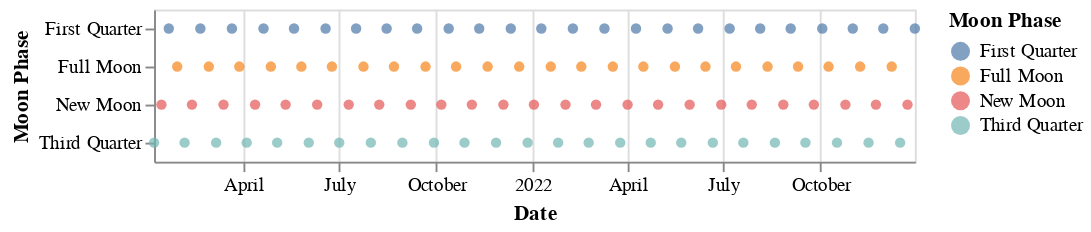

The notebook cell this image was saved under:
### Code cell
alt.Chart.from_dict({
    "data": to_values(combined_moon),
    "mark": "circle",
    "encoding": {
        "x": {
            "field": "Date",
            "type": "temporal",
        },
        "color": {
            "field": "Moon Phase",
            "type": "nominal"
        },
         "y": {
            "field": "Moon Phase",
            "type": "nominal",
        }
    }
})

### Figure 1 — Vega-Lite specification as saved in the notebook (floating-point values rounded to 4 significant figures)
{"config": {"view": {"continuousWidth": 400, "continuousHeight": 300}}, "data": {"name": "data-54133fd8ff2f86d3e70e3a8605f2eb57"}, "mark": "circle", "encoding": {"color": {"field": "Moon Phase", "type": "nominal"}, "x": {"field": "Date", "type": "temporal"}, "y": {"field": "Moon Phase", "type": "nominal"}}, "$schema": "https://vega.github.io/schema/vega-lite/v4.17.0.json", "datasets": {"data-54133fd8ff2f86d3e70e3a8605f2eb57": [{"Moon Phase": "First Quarter", "Date": "2021-01-20T00:00:00"}, {"Moon Phase": "New Moon", "Date": "2021-01-13T00:00:00"}, {"Moon Phase": "Third Quarter", "Date": "2021-01-06T00:00:00"}, {"Moon Phase": "Full Moon", "Date": "2021-01-28T00:00:00"}, {"Moon Phase": "First Quarter", "Date": "2021-02-19T00:00:00"}, {"Moon Phase": "New Moon", "Date": "2021-02-11T00:00:00"}, {"Moon Phase": "Third Quarter", "Date": "2021-02-04T00:00:00"}, {"Moon Phase": "Full Moon", "Date": "2021-02-27T00:00:00"}, {"Moon Phase": "First Quarter", "Date": "2021-03-21T00:00:00"}, {"Moon Phase": "New Moon", "Date": "2021-03-13T00:00:00"}, {"Moon Phase": "Third Quarter", "Date": "2021-03-06T00:00:00"}, {"Moon Phase": "Full Moon", "Date": "2021-03-28T00:00:00"}, {"Moon Phase": "First Quarter", "Date": "2021-04-20T00:00:00"}, {"Moon Phase": "New Moon", "Date": "2021-04-12T00:00:00"}, {"Moon Phase": "Third Quarter", "Date": "2021-04-04T00:00:00"}, {"Moon Phase": "Full Moon", "Date": "2021-04-27T00:00:00"}, {"Moon Phase": "First Quarter", "Date": "2021-05-19T00:00:00"}, {"Moon Phase": "New Moon", "Date": "2021-05-11T00:00:00"}, {"Moon Phase": "Third Quarter", "Date": "2021-05-03T00:00:00"}, {"Moon Phase": "Full Moon", "Date": "2021-05-26T00:00:00"}, {"Moon Phase": "First Quarter", "Date": "2021-06-18T00:00:00"}, {"Moon Phase": "New Moon", "Date": "2021-06-10T00:00:00"}, {"Moon Phase": "Third Quarter", "Date": "2021-06-02T00:00:00"}, {"Moon Phase": "Full Moon", "Date": "2021-06-24T00:00:00"}, {"Moon Phase": "First Quarter", "Date": "2021-07-17T00:00:00"}, {"Moon Phase": "New Moon", "Date": "2021-07-10T00:00:00"}, {"Moon Phase": "Third Quarter", "Date": "2021-07-01T00:00:00"}, {"Moon Phase": "Full Moon", "Date": "2021-07-24T00:00:00"}, {"Moon Phase": "First Quarter", "Date": "2021-08-15T00:00:00"}, {"Moon Phase": "New Moon", "Date": "2021-08-08T00:00:00"}, {"Moon Phase": "Third Quarter", "Date": "2021-07-31T00:00:00"}, {"Moon Phase": "Full Moon", "Date": "2021-08-22T00:00:00"}, {"Moon Phase": "First Quarter", "Date": "2021-09-13T00:00:00"}, {"Moon Phase": "New Moon", "Date": "2021-09-07T00:00:00"}, {"Moon Phase": "Third Quarter", "Date": "2021-08-30T00:00:00"}, {"Moon Phase": "Full Moon", "Date": "2021-09-21T00:00:00"}, {"Moon Phase": "First Quarter", "Date": "2021-10-13T00:00:00"}, {"Moon Phase": "New Moon", "Date": "2021-10-06T00:00:00"}, {"Moon Phase": "Third Quarter", "Date": "2021-09-29T00:00:00"}, {"Moon Phase": "Full Moon", "Date": "2021-10-20T00:00:00"}, {"Moon Phase": "First Quarter", "Date": "2021-11-11T00:00:00"}, {"Moon Phase": "New Moon", "Date": "2021-11-04T00:00:00"}, {"Moon Phase": "Third Quarter", "Date": "2021-10-28T00:00:00"}, {"Moon Phase": "Full Moon", "Date": "2021-11-19T00:00:00"}, {"Moon Phase": "First Quarter", "Date": "2021-12-11T00:00:00"}, {"Moon Phase": "New Moon", "Date": "2021-12-04T00:00:00"}, {"Moon Phase": "Third Quarter", "Date": "2021-11-27T00:00:00"}, {"Moon Phase": "Full Moon", "Date": "2021-12-19T00:00:00"}, {"Moon Phase": "Third Quarter", "Date": "2021-12-27T00:00:00"}, {"Moon Phase": "First Quarter", "Date": "2022-01-09T00:00:00"}, {"Moon Phase": "New Moon", "Date": "2022-01-02T00:00:00"}, {"Moon Phase": "Third Quarter", "Date": "2022-01-25T00:00:00"}, {"Moon Phase": "Full Moon", "Date": "2022-01-18T00:00:00"}, {"Moon Phase": "First Quarter", "Date": "2022-02-08T00:00:00"}, {"Moon Phase": "New Moon", "Date": "2022-02-01T00:00:00"}, {"Moon Phase": "Third Quarter", "Date": "2022-02-23T00:00:00"}, {"Moon Phase": "Full Moon", "Date": "2022-02-16T00:00:00"}, {"Moon Phase": "First Quarter", "Date": "2022-03-10T00:00:00"}, {"Moon Phase": "New Moon", "Date": "2022-03-02T00:00:00"}, {"Moon Phase": "Third Quarter", "Date": "2022-03-25T00:00:00"}, {"Moon Phase": "Full Moon", "Date": "2022-03-18T00:00:00"}, {"Moon Phase": "First Quarter", "Date": "2022-04-09T00:00:00"}, {"Moon Phase": "New Moon", "Date": "2022-04-01T00:00:00"}, {"Moon Phase": "Third Quarter", "Date": "2022-04-23T00:00:00"}, {"Moon Phase": "Full Moon", "Date": "2022-04-16T00:00:00"}, {"Moon Phase": "First Quarter", "Date": "2022-05-09T00:00:00"}, {"Moon Phase": "New Moon", "Date": "2022-04-30T00:00:00"}, {"Moon Phase": "Third Quarter", "Date": "2022-05-22T00:00:00"}, {"Moon Phase": "Full Moon", "Date": "2022-05-16T00:00:00"}, {"Moon Phase": "First Quarter", "Date": "2022-06-07T00:00:00"}, {"Moon Phase": "New Moon", "Date": "2022-05-30T00:00:00"}, {"Moon Phase": "Third Quarter", "Date": "2022-06-21T00:00:00"}, {"Moon Phase": "Full Moon", "Date": "2022-06-14T00:00:00"}, {"Moon Phase": "First Quarter", "Date": "2022-07-07T00:00:00"}, {"Moon Phase": "New Moon", "Date": "2022-06-29T00:00:00"}, {"Moon Phase": "Third Quarter", "Date": "2022-07-20T00:00:00"}, {"Moon Phase": "Full Moon", "Date": "2022-07-13T00:00:00"}, {"Moon Phase": "First Quarter", "Date": "2022-08-05T00:00:00"}, {"Moon Phase": "New Moon", "Date": "2022-07-28T00:00:00"}, {"Moon Phase": "Third Quarter", "Date": "2022-08-19T00:00:00"}, {"Moon Phase": "Full Moon", "Date": "2022-08-12T00:00:00"}, {"Moon Phase": "First Quarter", "Date": "2022-09-03T00:00:00"}, {"Moon Phase": "New Moon", "Date": "2022-08-27T00:00:00"}, {"Moon Phase": "Third Quarter", "Date": "2022-09-17T00:00:00"}, {"Moon Phase": "Full Moon", "Date": "2022-09-10T00:00:00"}, {"Moon Phase": "First Quarter", "Date": "2022-10-03T00:00:00"}, {"Moon Phase": "New Moon", "Date": "2022-09-25T00:00:00"}, {"Moon Phase": "Third Quarter", "Date": "2022-10-17T00:00:00"}, {"Moon Phase": "Full Moon", "Date": "2022-10-09T00:00:00"}, {"Moon Phase": "First Quarter", "Date": "2022-11-01T00:00:00"}, {"Moon Phase": "New Moon", "Date": "2022-10-25T00:00:00"}, {"Moon Phase": "Third Quarter", "Date": "2022-11-16T00:00:00"}, {"Moon Phase": "Full Moon", "Date": "2022-11-08T00:00:00"}, {"Moon Phase": "First Quarter", "Date": "2022-11-30T00:00:00"}, {"Moon Phase": "New Moon", "Date": "2022-11-23T00:00:00"}, {"Moon Phase": "Third Quarter", "Date": "2022-12-16T00:00:00"}, {"Moon Phase": "Full Moon", "Date": "2022-12-08T00:00:00"}, {"Moon Phase": "First Quarter", "Date": "2022-12-30T00:00:00"}, {"Moon Phase": "New Moon", "Date": "2022-12-23T00:00:00"}]}}
